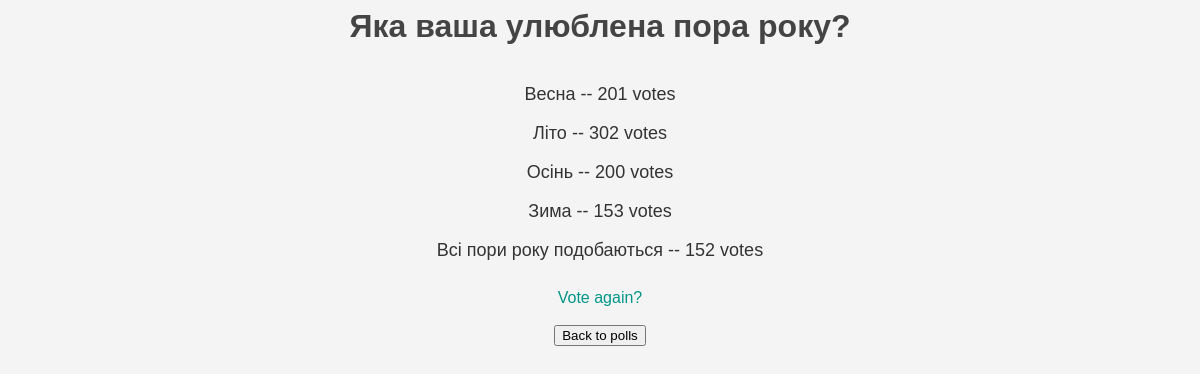
/polls/1/results/, run on an earlier commit of the app's database.
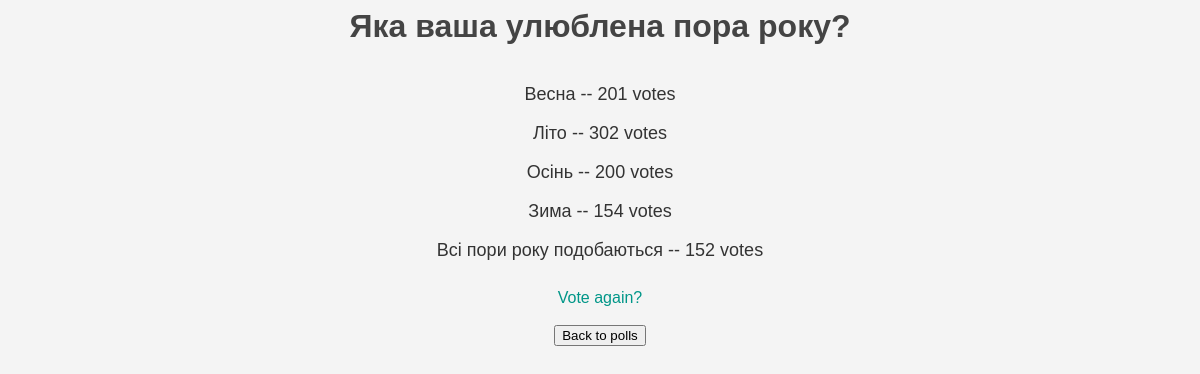
And on a later commit of the database.
### polls/models.py (models this page shows, shortened)
class Choice(models.Model):
    question = models.ForeignKey(Question, on_delete=models.CASCADE)
    choice_text = models.CharField(max_length=200)
    votes = models.IntegerField(default=0)
    image = models.ImageField(upload_to='choices/', blank=True, null=True)

### polls/views.py (the view)
# urls.py: path('<int:pk>/results/', views.ResultsView.as_view(), name='results'),
class ResultsView(generic.DetailView):
    model = Question
    template_name = 'polls/results.html'

### polls/templates/polls/results.html (shortened to what this page needs)
{% load static %}
<link rel="stylesheet" href="{% static 'polls/style.css' %}">
<h1>{{ question.question_text }}</h1>
<div class="container">
  <div class="row">
    <div class="col-8">
      {% for choice in question.choice_set.all %}
        <div class="row">
          <div class="col-8">
            <p class="result-text">{{ choice.choice_text }} -- {{ choice.votes }} vote{{ choice.votes|pluralize }}</p>
          </div>
        </div>
      {% endfor %}
    </div>
  </div>
</div>
<a href="{% url 'polls:detail' question.id %}">Vote again?</a>
<form action="{% url 'polls:index' %}">
    <input type="submit" value="Back to polls">
</form>

What changed in the data, as far as the page shows it:
changed Choice "Зима": votes "153" → "154"
